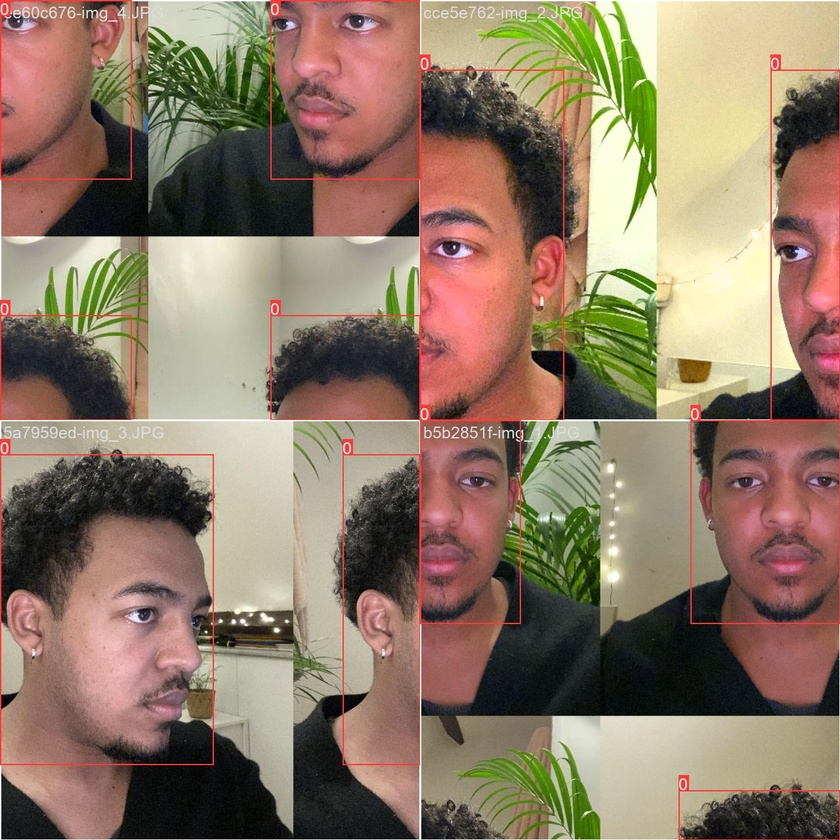
#> input picture Models/Dataset/runs/detect/train2/train_batch0.jpg, 840 x 840 px, shrunk from 1280 x 1280 before the run, given in place of @0.0.0.0:11111, which was not available
$ python stream_scanner.py
#> lines starting #> are read from the running program, lines starting #| are printed output that depends on the picture; after the words box and inside, x2 and y2 are one past the last pixel; in counts of white or black regions, pixels touching at a corner belong together; pictures that were not available may be replaced by others from this repository, and a replacement may not be noted
import cv2

forward_video = cv2.VideoCapture('udp://@0.0.0.0:11111')

while True:
    try:
        ret, frame = forward_video.read()
#> frame is the input picture: shape (840, 840, 3); mean B, G, R 102.3, 121.7, 141.9
        if ret:
            # Convertir l'image en niveaux de gris
            gray_frame = cv2.cvtColor(frame, cv2.COLOR_BGR2GRAY)
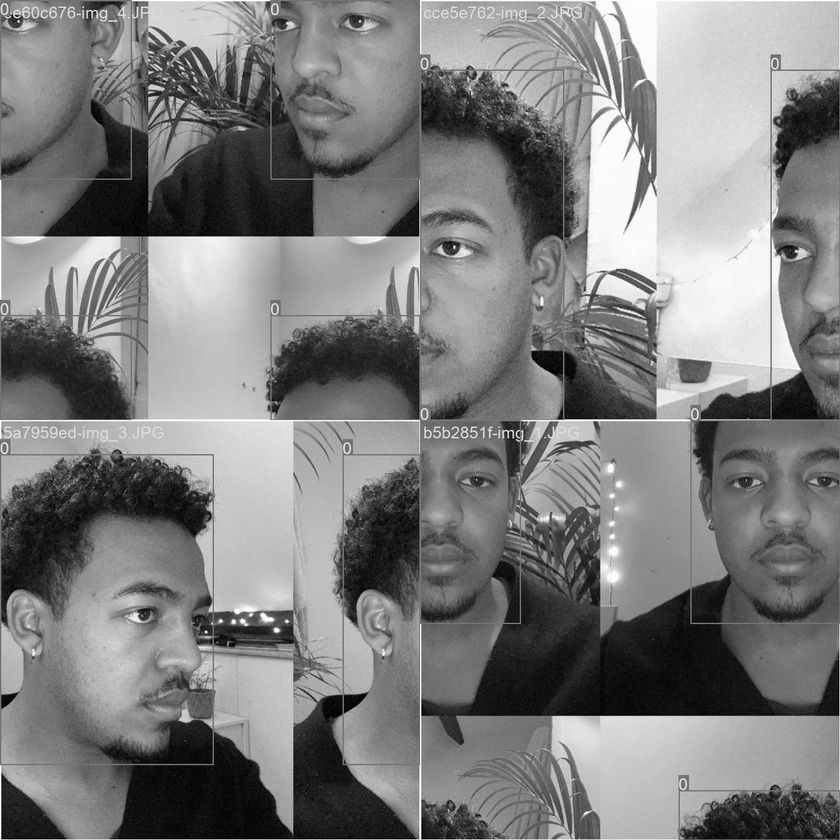
#> gray_frame: shape (840, 840); min 0, max 255, mean 125.5
            # Appliquer un flou pour réduire le bruit
            blurred_frame = cv2.GaussianBlur(gray_frame, (5, 5), 0)
            # Détection des contours
            edges = cv2.Canny(blurred_frame, 50, 150)
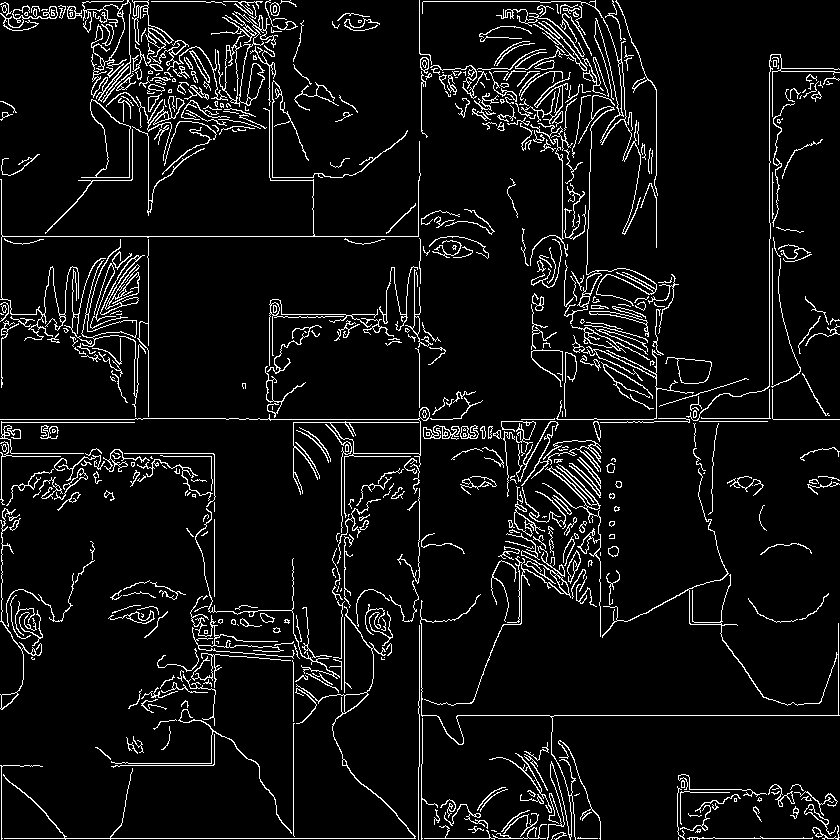
#> edges: shape (840, 840); 6.8% white in thin lines or dots
            # Trouver les contours dans l'image
            contours, _ = cv2.findContours(edges.copy(), cv2.RETR_EXTERNAL, cv2.CHAIN_APPROX_SIMPLE)
#> contours = 570 contours, 394 with area under 20; largest, box (x1, y1, x2, y2) and area: (81, 99, 131, 178) 1692, (217, 11, 278, 107) 1074, (665, 357, 712, 384) 702, (81, 239, 146, 417) 596, (3, 606, 416, 840) 489
            # Sélectionner le contour du mur le plus loin
            farthest_wall_contour = max(contours, key=cv2.contourArea)
#> farthest_wall_contour = contour of 62 points, box (x1, y1, x2, y2) (81, 99, 131, 178), area 1692
            # Dessiner le contour du mur le plus loin sur l'image originale
            cv2.drawContours(frame, [farthest_wall_contour], -1, (0, 255, 0), 2)
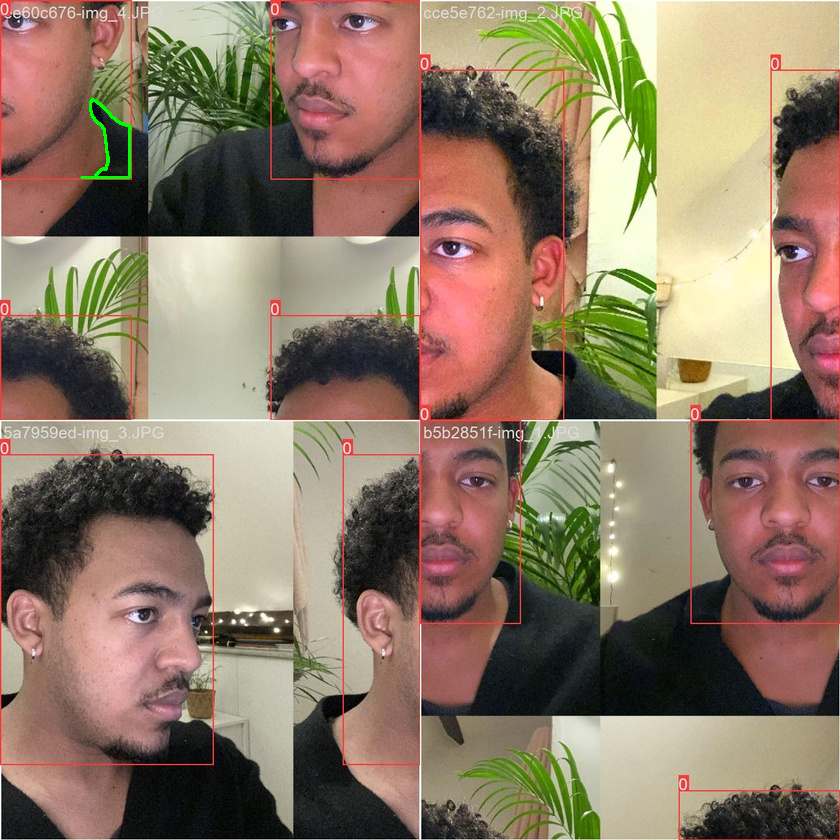
#> frame: shape (840, 840, 3); 0.11% of pixels changed, all inside (x1, y1, x2, y2) = (80, 98, 132, 179)
            # Afficher l'image avec le contour du mur le plus loin
            cv2.imshow('Farthest Wall Detection', frame)

        if cv2.waitKey(1) & 0xFF == ord('q'):
#> (key q is pressed here)
            break

    except Exception as e:
        print('error : {}'.format(e))

forward_video.release()
cv2.destroyAllWindows()

$ run again, on Models/Dataset/runs/detect/train2/train_batch1.jpg
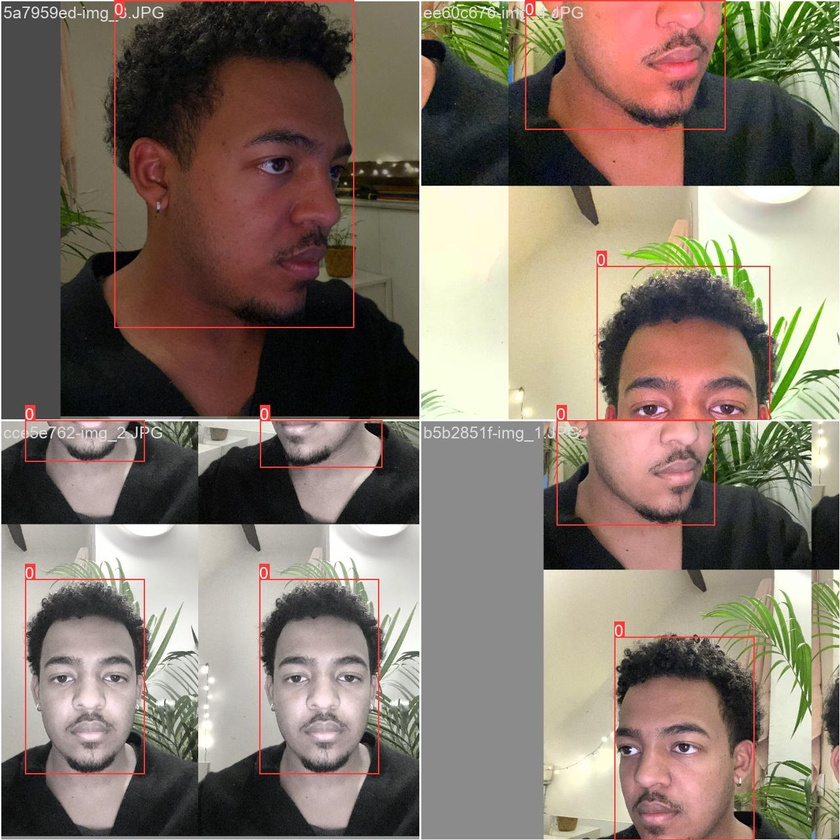
#> input picture Models/Dataset/runs/detect/train2/train_batch1.jpg, 840 x 840 px, shrunk from 1280 x 1280 before the run, given in place of @0.0.0.0:11111, which was not available
#> frame is the input picture: shape (840, 840, 3); mean B, G, R 105.5, 117.8, 129.9
#> `edges = cv2.Canny(blurred_frame, 50, 150)`:
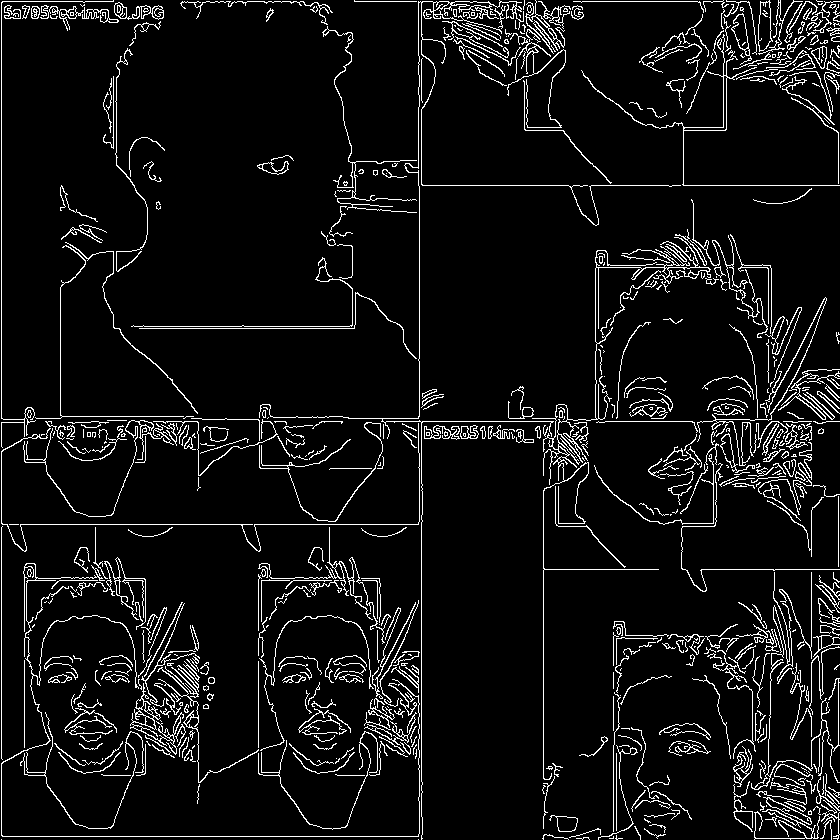
#> edges: shape (840, 840); 6.8% white in thin lines or dots
#> contours = 635 contours, 481 with area under 20; largest, box (x1, y1, x2, y2) and area: (532, 237, 711, 780) 1032, (758, 0, 773, 52) 513, (525, 0, 565, 54) 452, (259, 0, 681, 840) 420, (130, 683, 184, 755) 418
#> farthest_wall_contour = contour of 1105 points, box (x1, y1, x2, y2) (532, 237, 711, 780), area 1032
#> `cv2.drawContours(frame, [farthest_wall_contour], -1, (0, 255, 0), 2)`:
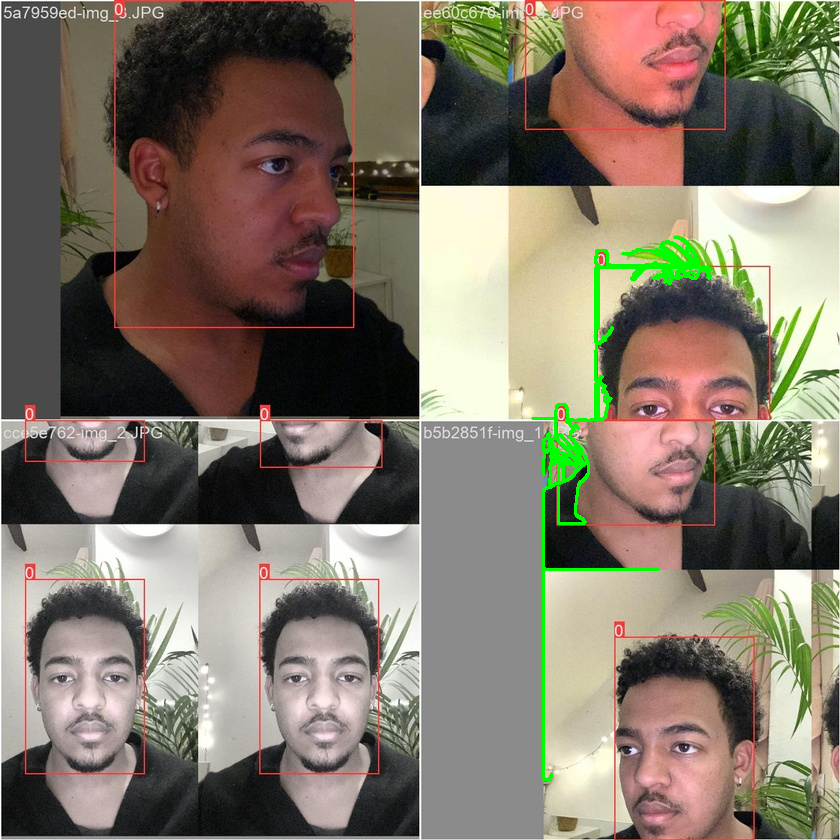
#> frame: shape (840, 840, 3); 0.94% of pixels changed, all inside (x1, y1, x2, y2) = (531, 236, 712, 781)

$ run again, on Models/Dataset/runs/detect/train2/train_batch2.jpg
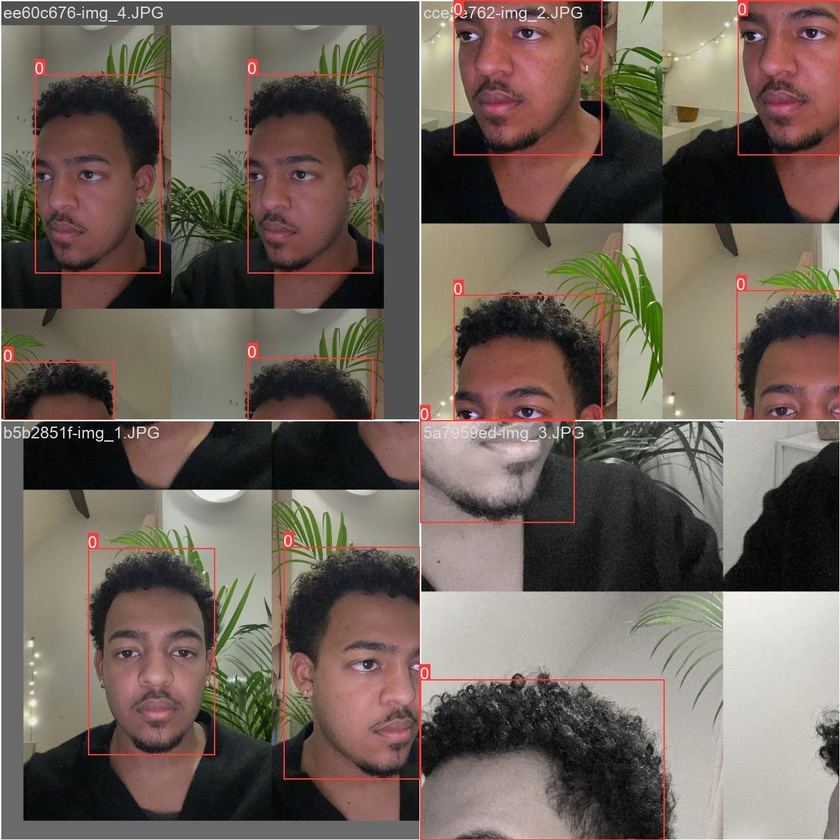
#> input picture Models/Dataset/runs/detect/train2/train_batch2.jpg, 840 x 840 px, shrunk from 1280 x 1280 before the run, given in place of @0.0.0.0:11111, which was not available
#> frame is the input picture: shape (840, 840, 3); mean B, G, R 89.1, 98, 109.7
#> `edges = cv2.Canny(blurred_frame, 50, 150)`:
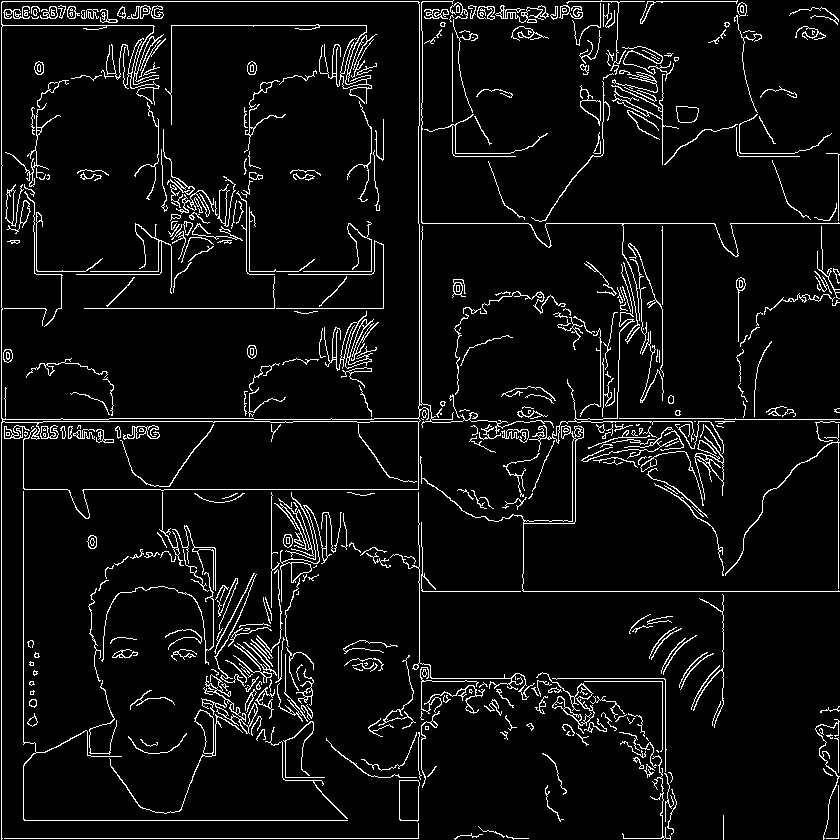
#> edges: shape (840, 840); 6% white in thin lines or dots
#> contours = 346 contours, 244 with area under 20; largest, box (x1, y1, x2, y2) and area: (1, 1, 554, 840) 202530, (399, 780, 420, 822) 764, (420, 425, 840, 592) 581, (109, 709, 243, 814) 532, (201, 674, 258, 734) 378
#> farthest_wall_contour = contour of 358 points, box (x1, y1, x2, y2) (1, 1, 554, 840), area 202530
#> `cv2.drawContours(frame, [farthest_wall_contour], -1, (0, 255, 0), 2)`:
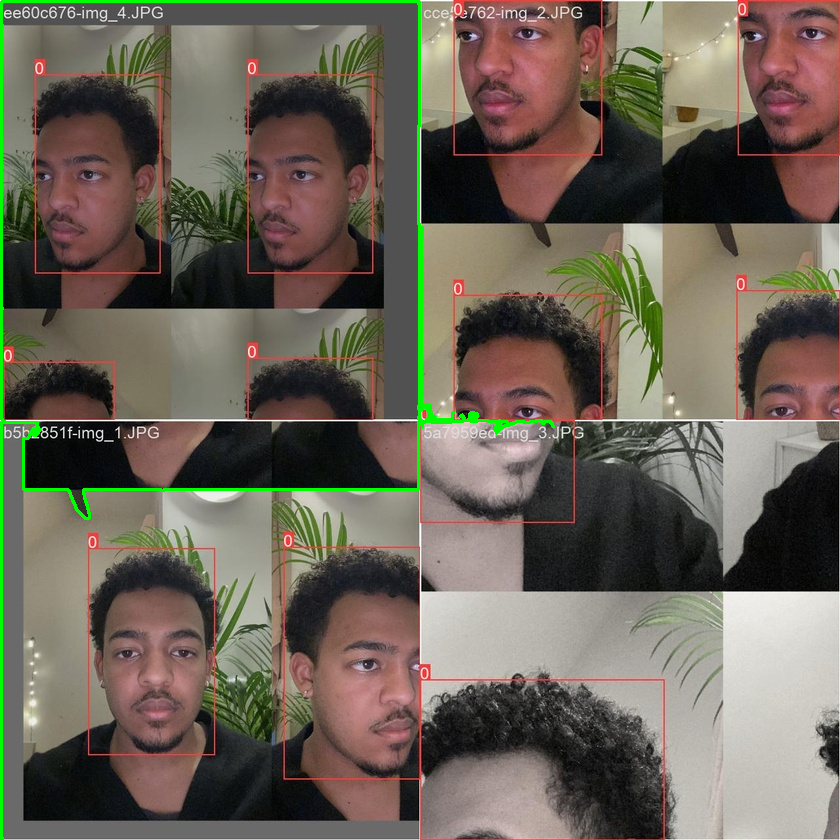
#> frame: shape (840, 840, 3); 1.18% of pixels changed, all inside (x1, y1, x2, y2) = (0, 0, 555, 840)

$ run again, on Models/Dataset/runs/detect/train2/train_batch90.jpg
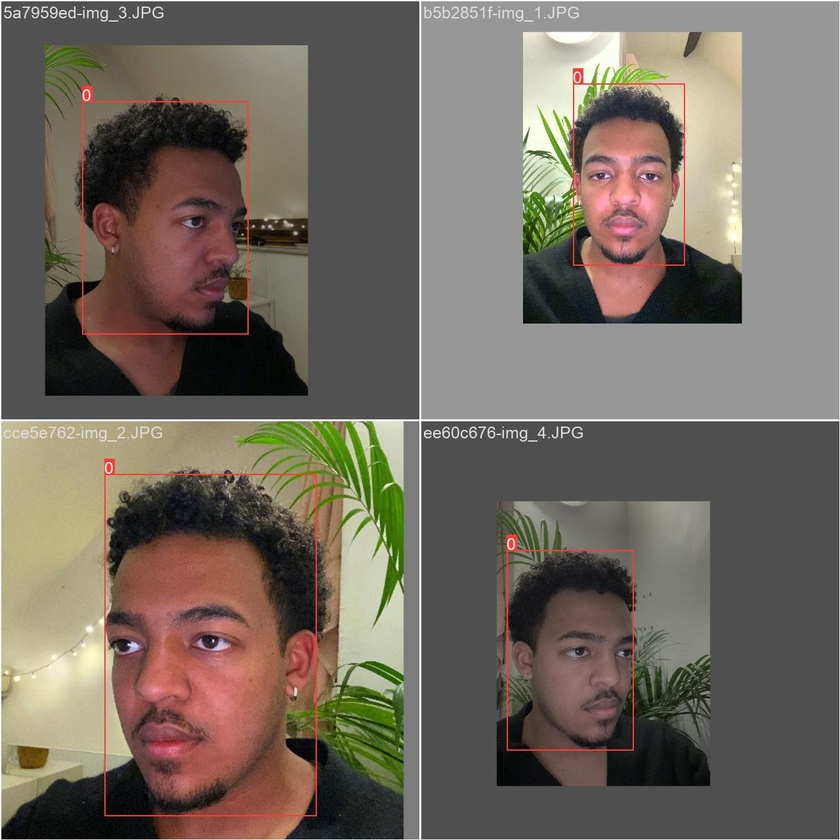
#> input picture Models/Dataset/runs/detect/train2/train_batch90.jpg, 840 x 840 px, shrunk from 1280 x 1280 before the run, given in place of @0.0.0.0:11111, which was not available
#> frame is the input picture: shape (840, 840, 3); mean B, G, R 95.9, 105.9, 114.8
#> `edges = cv2.Canny(blurred_frame, 50, 150)`:
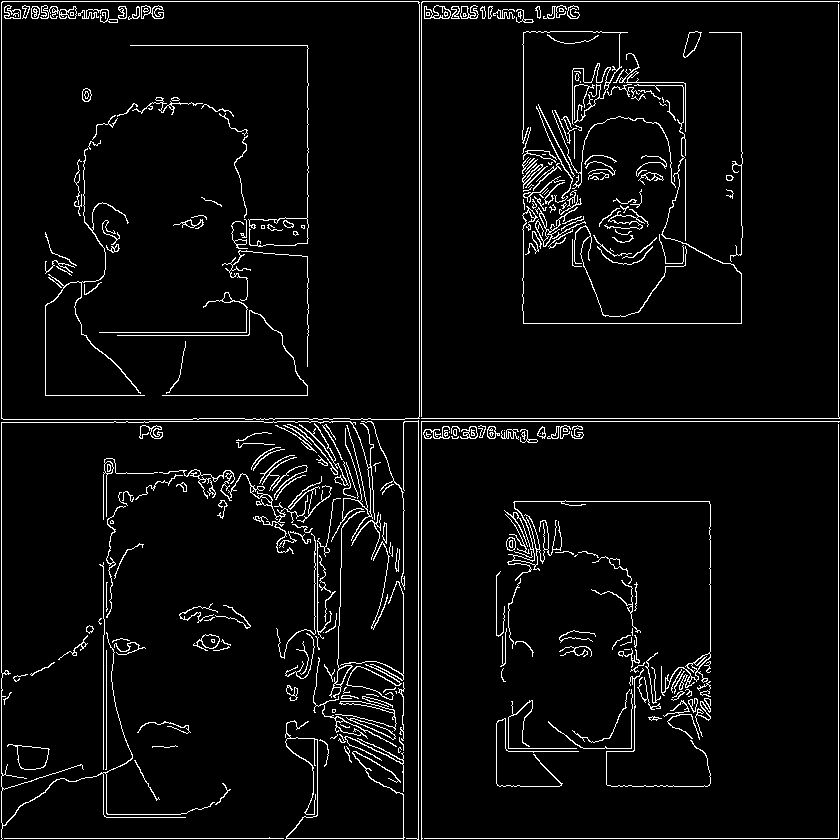
#> edges: shape (840, 840); 4.7% white in thin lines or dots
#> contours = 262 contours, 178 with area under 20; largest, box (x1, y1, x2, y2) and area: (1, 1, 420, 420) 174579, (7, 744, 50, 770) 625, (504, 500, 711, 696) 328, (159, 469, 308, 527) 288, (683, 31, 702, 58) 244
#> farthest_wall_contour = contour of 60 points, box (x1, y1, x2, y2) (1, 1, 420, 420), area 174579
#> `cv2.drawContours(frame, [farthest_wall_contour], -1, (0, 255, 0), 2)`:
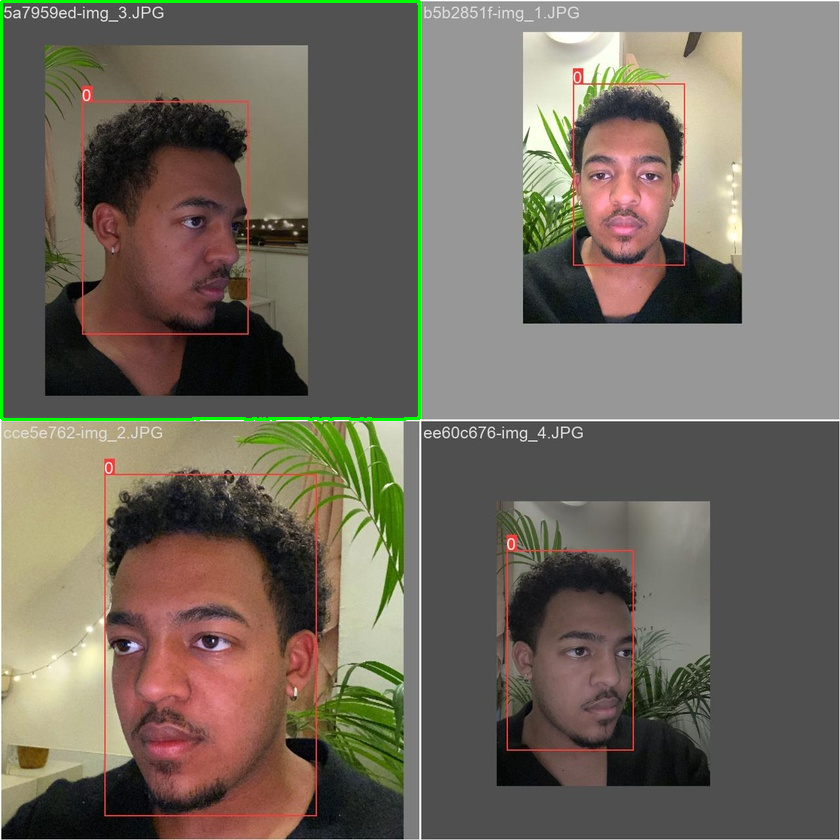
#> frame: shape (840, 840, 3); 0.72% of pixels changed, all inside (x1, y1, x2, y2) = (0, 0, 421, 421)
